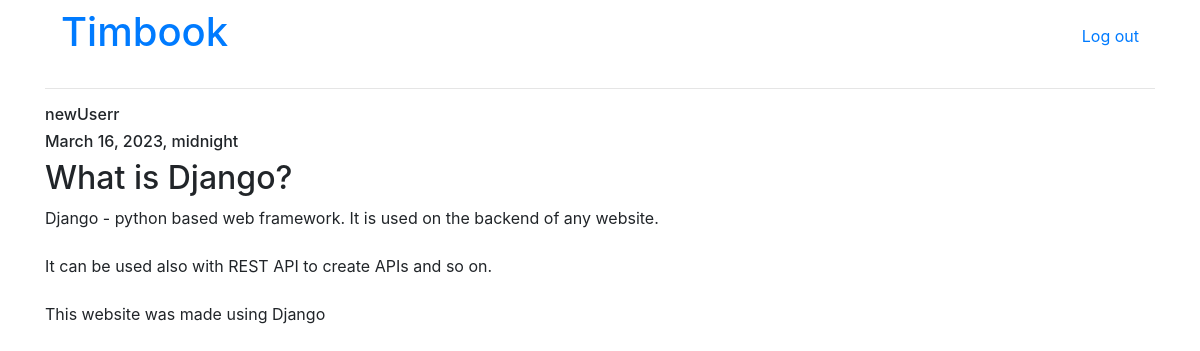
The page /post/8/ on the database its author committed.
### newsfeed/models.py (models this page shows, shortened)
class Post(models.Model):
    author = models.ForeignKey(User, on_delete=models.CASCADE)
    title = models.CharField(max_length=100)
    content = models.TextField()
    date_posted = models.DateTimeField(default=timezone.now)

### newsfeed/views.py (the view)
# urls.py: path('post/<int:pk>/', PostDetailView.as_view(), name="post_detail"),
class PostDetailView(DetailView):
    model = Post

### newsfeed/templates/newsfeed/post_detail.html (shortened to what this page needs)
{% extends "newsfeed/layout.html" %}
{% block body %}
    <div class="navbar">
        <a href="{% url 'newsfeed:main' %}"><h1>Timbook</h1></a>
        <a href="{% url 'users:logout' %}">Log out</a>
    </div>
    <hr>
    <h6>{{ object.author }}</h6>
    <h6>{{ object.date_posted }}</h6>
    <h2>{{ object.title }}</h2>
    <p>{{ object.content|linebreaksbr|add:' '|safe }}</p>
{% endblock %}

### rows shown on the page
Post: author "newUserr", date_posted "March 16, 2023, midnight", title "What is Django?", content|add "Django - python based web framework. It is used on the backend of any website. It can be used also with REST API to create APIs and so on. This website was made using Django"
